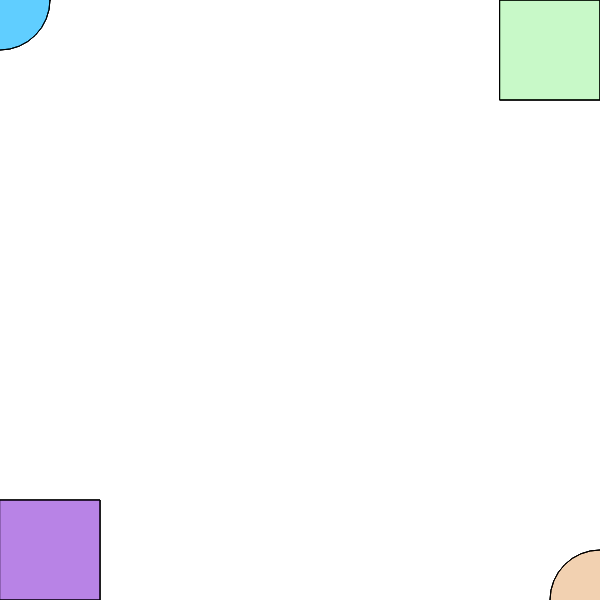
Frame 1 (no input)
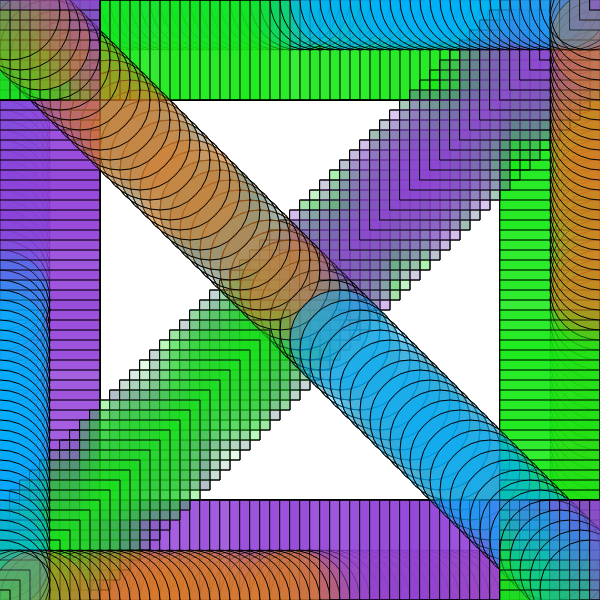
Frame 60 (no input)
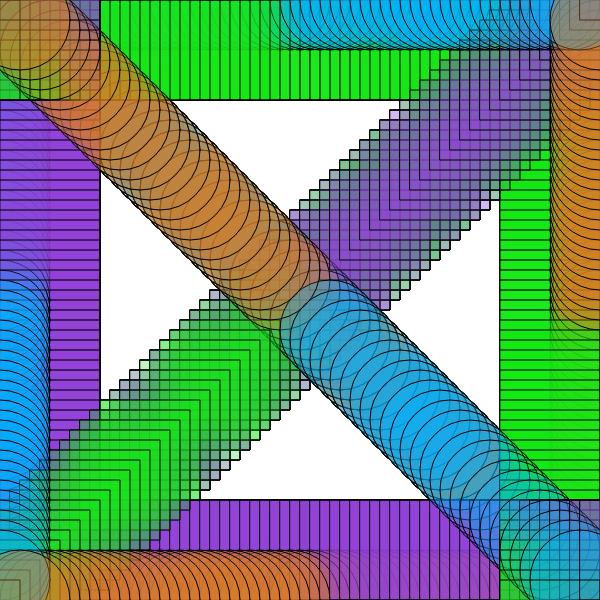
Frame 120 (the mouse pressed at the canvas centre since frame 60)

The p5.js sketch that drew these frames (run headless with seeded random() and noise() and a simulated clock; from frame 60 on, the mouse is pressed at the canvas centre):

// p5.js sketch
// ── sketch.js
var offset = 0




function setup() {
  createCanvas(600, 600);
}




function draw() {
  //background(220);
  
  
//top left
  fill(0,175,255,random(100))
   ellipse(0,0 + offset,100,100)
   ellipse(0 + offset,0,100,100)
   ellipse(0 + offset,0 + offset,100,100)
  
//top right
  fill(21,232,21,random(100))
   rect(500,0 + offset,100,100)
   rect(500 - offset,0 + offset,100,100)
   rect(500 - offset,0,100,100)
  
  //bottem left
  fill(146,65,216,random(100))
   rect(0 + offset,500,100,100)
   rect(0,500 -offset,100,100)
   rect(0 + offset,500 -offset,100,100)
  
  //bottem right
  fill(217,124,37,random(100))
   ellipse(600 -offset,600,100,100)
  ellipse(600,600 -offset,100,100)
 ellipse(600 -offset,600 -offset,100,100)
  
 
  //offset function
  
 offset = offset + 10
  
  if(offset > 600){
    offset = 0
    
  }
 
  
  
  
  
  
  
  
}
